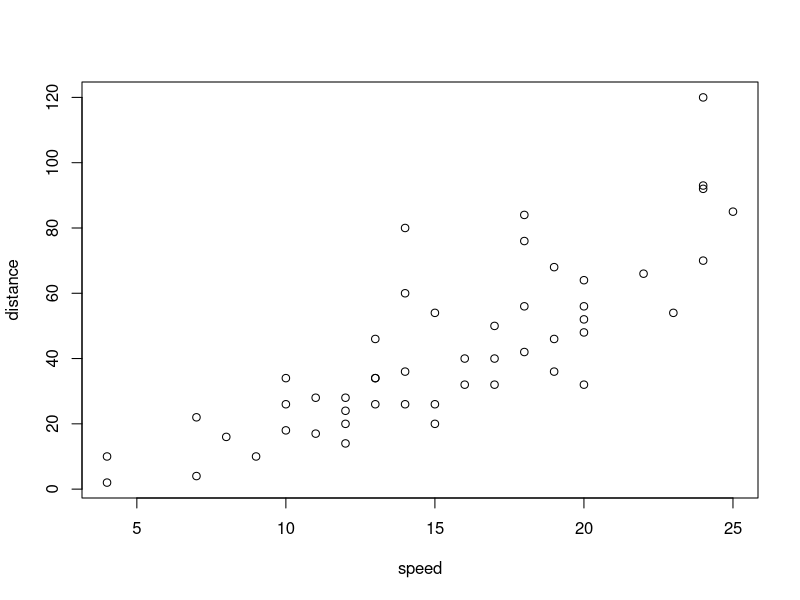

The R source for this figure: (Note: this script raises an error after producing the figure.)
data(cars)
mydata<-cars
str(mydata)
speed<-mydata$speed
distance<-mydata$dist
mean(speed)
mean(distance)
plot(speed,distance)
getwd()
setwd('C:/Software/Data/Cummins-Madhavi/MDA Projects/MSPA/Courses/MSPA-401-Introduction-to-Statistical-Analysis/R_Resources/RPractice/Rpractice_scripts')
ls()
rm(list=ls())
write.table(mydata, "mydata.csv")

###Working with vectors
seq(1,11,by=2)
seq(1,11,length=6)
rep(0,11)
rep(1:3,6)
rep(1:3,each = 6)
rep(1:3,rep(6,3))
rep(1:3, c(2, 6, 6))
x <- c(1, 2, 3)
y <- c(1.4, 1.7, 3.1)
z <- c(x, y)
x <- c(1, 2, 3)
y <- c(1.4, 1.7)
z <- 3.1
x <- append(x, y, after = 1)
x <- append(x, z, after = 5)
append(x, c("A", "B"), after = 3 )
z <- c(16, 4)
sqrt(z)


###excercise
x <- seq(1, 6)
y <- rep(1:3, 2)
x
y
z<-c(x,y)
length(z)
sum(z)
x+y
x*y
x-1
x**2

seq(2,9)
seq(2, 9, length = 8)
seq(9, 2, -1)
rep(c(1, 2), 4)
rep(c(1, 2), c(4, 4))
rep(1:4, rep(3, 4))


##(a) 6, 6, 6, 6, 6,6

rep(6,6)


#(b) 5, 8, 5, 8, 5, 8, 5, 8

rep(c(5,8),4)

#(c) 5, 5, 5, 5, 8, 8, 8, 8

rep(c(5,8),rep(4,2))

###Descriptive stats
x <- seq(11,1)
min(x)
max(x)
which.min(x)
which.max(x)
quantile(x, probs = c(0.25, 0.5, 0.75))
summary(x)
x <- c(8.75, 9.45, 4.35, 6.85, 9.45, 10.55, 7.75, 8.25, 10.55, 2.45, 15.75, 7.45 )
mean(x)
round(mean(x), digits = 3)
signif(mean(x), digits = 3)
ceiling(mean(x))
floor(mean(x))
x[1:4]
summary(x[1:4])
x[5:8]
summary(x[5:8])
x[9:12]
summary(x[9:12])


###Excercises
x <- c(8.75, 9.45, 4.35, 6.85, 9.45, 10.55, 7.75, 8.25, 10.55, 2.45, 15.75, 7.45 )
x[6] + x[7]

x[c(5, 6, 7, 8)]
x[5:8]
x[c(1:4, 9:12)]
c(x[5:8],x[c(1:4, 9:12)])

x <- c(8.75, 9.45, 9.35, 9.85, 9.45, 10.55, 9.75, 8.25, 10.55, 9.45, 9.75, 8.45 )
summary(x[1:6])
summary(x[7:12])

###Logical comparisons

x <- -1
if (x > 0) signal <- "FAIL" else
 if (x <= 0) signal <- "SUCCESS"

if (x > 0) signal <- "FAIL" else
 if (x <= 0 & x > -2) signal <- "SUCCESS" else
 signal <- "FAIL"

x <- c(7.5, 8.2, 3.1, 5.6, 8.2, 9.3, 6.5, 7.0, 9.3, 1.2, 14.5)
location <- x == 8.2
location

sum(location)
x[location]

which(x == 8.2)

x <- rep(c("A", "B", "C"), 3)
location <- x == "B"
location
location <- x == "B"
x1 <- c(1, 4, 3, NA, 7)
x2 <- c("a", "B", NA, "NA")
is.na(x1)
is.na(x2)

##Excercise
y <- c(33, 44, 29, 16, 25, 45, 33, 19, 54, 22, 21, 49, 11, 24, 56)
min(y)
max(y)
which(y==min(y))
which(y==max(y))

med<-median(y)
y[which(y<med)]
med
y[which(y>med)]
sort(y)


###Matrices

x <- c(1, 2, 3)
y <- c(1.4, 1.7, 4)
z <- rbind(x, y)
dim(z)
z<-cbind(x,y)
dim(z)
cbind(z,z)
rbind(z,z)

x <- c(8.75, 9.45, 4.35, 6.85, 9.45, 10.55, 7.75, 8.25, 10.55, 2.45, 15.75, 7.45 )
matrix(x, nrow = 3)
matrix(x, ncol = 4)
matrix(x, nr = 3, byrow = T)

x <- c(8.75, 9.45, 4.35, 6.85)
x <- matrix(x, nrow = 2)
x
y<-matrix(seq(-1,2),nrow=2)
x+y
x-y
x*y
x%*%y
round(x%*%y,digits=1)

y <- c(1, 3)
x <- matrix(c(1, -1, 1, 1), nr = 2, byrow = T)
solve(x,y)
x%*%(solve(x,y))
x[1,1]
x[c(1,2),2]
x[,2]

#Excercises

x <- c(4, 3, 2, 1)
x <- matrix(x, nrow = 2)
y <- c(4, 9, 1, 16)
y <- matrix(y, nrow = 2)
x
y

2*x
sqrt(y)
x*x
x%*%x
solve(y)
round(solve(y)%*%y,digits=1)
y[1,]
y[,2]

z<-c(2,1)
z%*%y
y%*%z


###Accessing exazmple datasets

data()
data(cars)
str(cars)
head(cars,n=5L)
summary(cars)

median(cars[,2])
mean(cars[,1])
mean(cars$speed)
speed<-cars$speed
mean(speed)

##Excercise

data(women)
help(women)
mean(women$height)
mean(women$weight)
summary(women)



###The apply() function
data(women)
str(women)
women
apply(women,2,mean)

#Excercies
data("Loblolly")
str(Loblolly)
head(Loblolly)
l1<-Loblolly[,c(1,2)]
str(l1)
apply(l1,2,mean)
apply(cars,2,mean)
summary(cars)
summary(l1)

### The aggregate() and table() Functions



